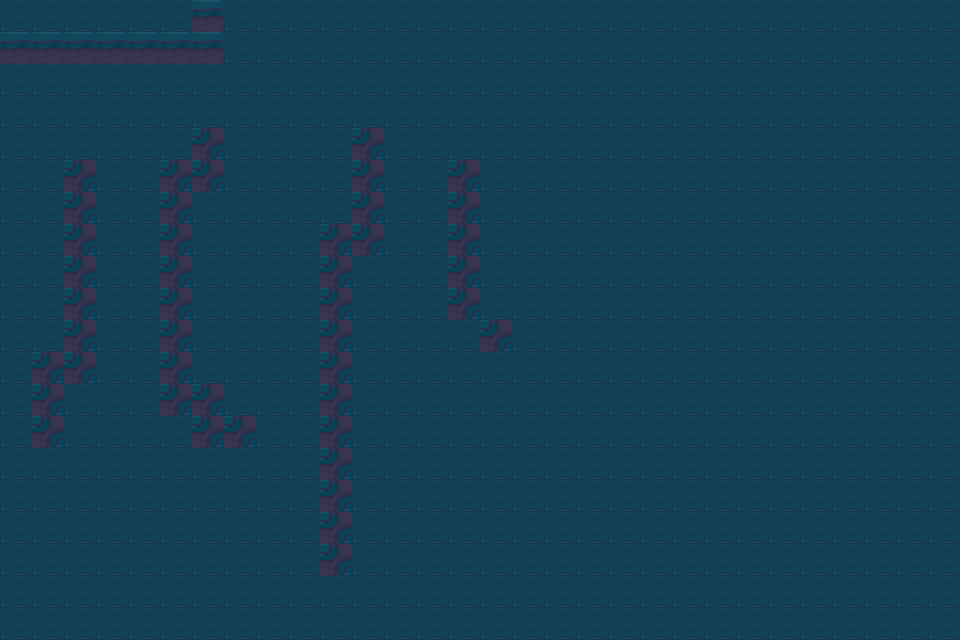

The image is a tile-based game level rendered from a .tmx file. Its description and complete source (layers, tilesets, objects, tile grids) follow:
An orthogonal 30x20 tile map with 32x32 px tiles, 1 tile layer (Floor), 2 tilesets.

<map version="1.9" tiledversion="1.9.2" orientation="orthogonal" renderorder="right-down" width="30" height="20" tilewidth="32" tileheight="32" infinite="0" nextlayerid="4" nextobjectid="10">
 <tileset firstgid="1" source="Tileset-Terrain.tsx" />
 <tileset firstgid="2401" source="Tileset-wall-1.tsx" />
 <layer id="1" name="Floor" width="30" height="20">
  <data encoding="csv">
769,769,769,769,769,769,119,769,769,769,769,769,769,769,769,769,769,769,769,769,769,769,769,769,769,769,769,769,769,769,
119,119,119,119,119,119,119,769,769,769,769,769,769,769,769,769,769,769,769,769,769,769,769,769,769,769,769,769,769,769,
769,769,769,769,769,769,769,769,769,769,769,769,769,769,769,769,769,769,769,769,769,769,769,769,769,769,769,769,769,769,
769,769,769,769,769,769,769,769,769,769,769,769,769,769,769,769,769,769,769,769,769,769,769,769,769,769,769,769,769,769,
769,769,769,769,769,769,117,769,769,769,769,117,769,769,769,769,769,769,769,769,769,769,769,769,769,769,769,769,769,769,
769,769,117,769,769,117,117,769,769,769,769,117,769,769,117,769,769,769,769,769,769,769,769,769,769,769,769,769,769,769,
769,769,117,769,769,117,769,769,769,769,769,117,769,769,117,769,769,769,769,769,769,769,769,769,769,769,769,769,769,769,
769,769,117,769,769,117,769,769,769,769,117,117,769,769,117,769,769,769,769,769,769,769,769,769,769,769,769,769,769,769,
769,769,117,769,769,117,769,769,769,769,117,769,769,769,117,769,769,769,769,769,769,769,769,769,769,769,769,769,769,769,
769,769,117,769,769,117,769,769,769,769,117,769,769,769,117,769,769,769,769,769,769,769,769,769,769,769,769,769,769,769,
769,769,117,769,769,117,769,769,769,769,117,769,769,769,769,117,769,769,769,769,769,769,769,769,769,769,769,769,769,769,
769,117,117,769,769,117,769,769,769,769,117,769,769,769,769,769,769,769,769,769,769,769,769,769,769,769,769,769,769,769,
769,117,769,769,769,117,117,769,769,769,117,769,769,769,769,769,769,769,769,769,769,769,769,769,769,769,769,769,769,769,
769,117,769,769,769,769,117,117,769,769,117,769,769,769,769,769,769,769,769,769,769,769,769,769,769,769,769,769,769,769,
769,769,769,769,769,769,769,769,769,769,117,769,769,769,769,769,769,769,769,769,769,769,769,769,769,769,769,769,769,769,
769,769,769,769,769,769,769,769,769,769,117,769,769,769,769,769,769,769,769,769,769,769,769,769,769,769,769,769,769,769,
769,769,769,769,769,769,769,769,769,769,117,769,769,769,769,769,769,769,769,769,769,769,769,769,769,769,769,769,769,769,
769,769,769,769,769,769,769,769,769,769,117,769,769,769,769,769,769,769,769,769,769,769,769,769,769,769,769,769,769,769,
769,769,769,769,769,769,769,769,769,769,769,769,769,769,769,769,769,769,769,769,769,769,769,769,769,769,769,769,769,769,
769,769,769,769,769,769,769,769,769,769,769,769,769,769,769,769,769,769,769,769,769,769,769,769,769,769,769,769,769,769
</data>
 </layer>
</map>
